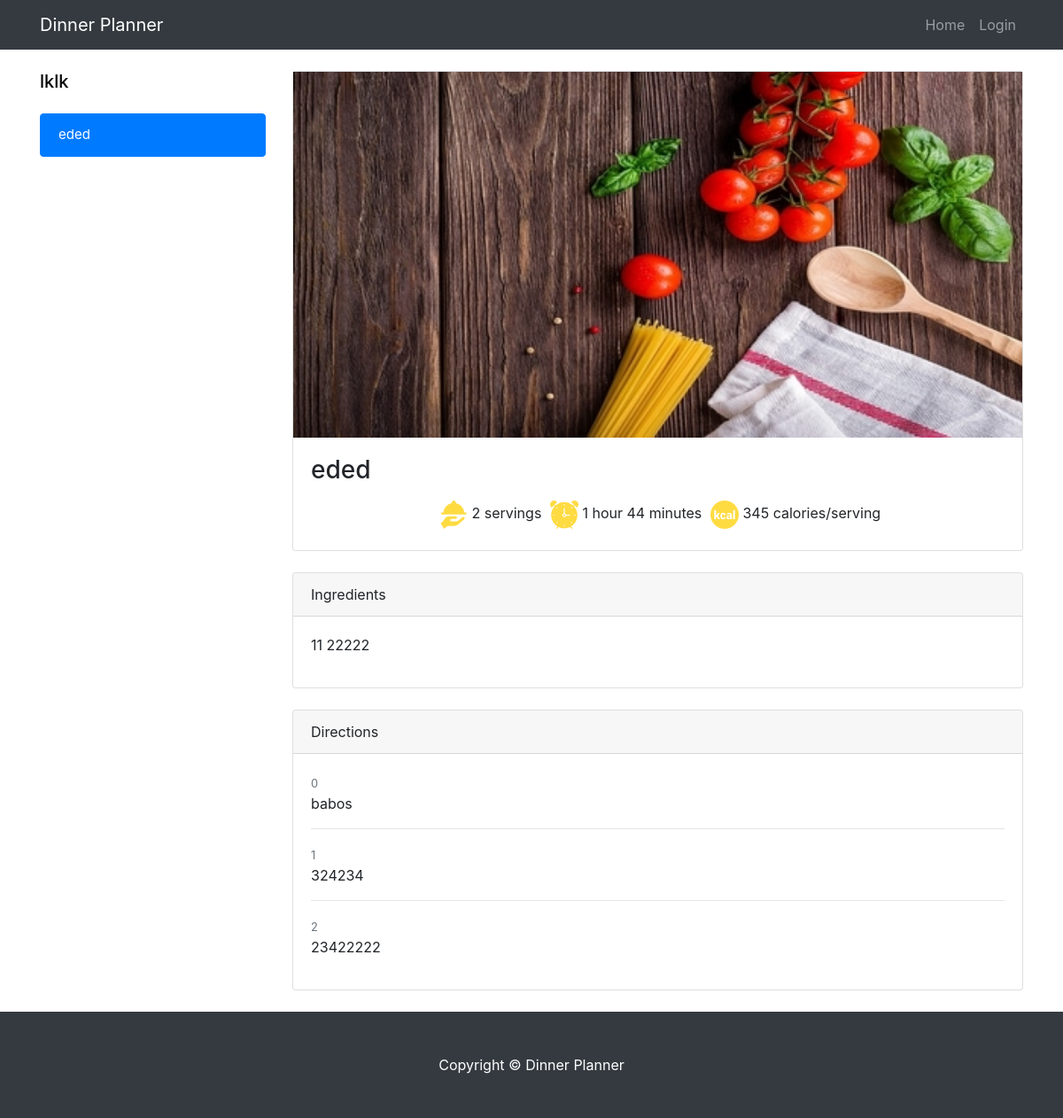
The app's page /recipes/7/64/ with its own data.
### database_setup.py (models this page shows, shortened)
class Category(Base):
    __tablename__ = 'category'
    id = Column(Integer, primary_key = True)
    name = Column(String(80), nullable = False)
    user_id = Column(Integer, ForeignKey('user.id'))
    user = relationship(User)

class Menu(Base):
    __tablename__ = 'menu'
    id = Column(Integer, primary_key = True)
    name = Column(String(80), nullable = False)
    picture = Column(String(250))
    servings = Column(Integer)
    calories = Column(Integer)
    hour = Column(Integer)
    minute = Column(Integer)
    category_id = Column(Integer, ForeignKey('category.id'))
    category = relationship(Category)
    user_id = Column(Integer, ForeignKey('user.id'))
    user = relationship(User)

class Ingredient(Base):
    __tablename__ = 'ingredient'
    id = Column(Integer, primary_key = True)
    amount = Column(String(50))
    description =  Column(String(80))
    menu_id = Column(Integer, ForeignKey('menu.id'))
    menu = relationship(Menu)

class Direction(Base):
    __tablename__ = 'direction'
    id = Column(Integer, primary_key = True)
    direction = Column(String(350))
    menu_id = Column(Integer, ForeignKey('menu.id'))
    menu = relationship(Menu)

### webserver.py (the view)
@app.route('/recipes/<int:category_id>/<int:menu_id>/')
def menuDetails(category_id, menu_id):
    item = session.query(Menu).filter_by(id=menu_id).one()
    menus = session.query(Menu).filter_by(category_id=category_id).all()
    ingredients = session.query(Ingredient).filter_by(menu_id=item.id).first()
    directions = session.query(Direction).filter_by(menu_id=item.id).first()
    creator = getUserInfo(item.user_id)
    category = session.query(Category).filter_by(id=item.category_id).one()
    if directions is not None:
        directions = session.query(Direction).filter_by(menu_id=item.id).all()
    else:
        directions = []
    if ingredients is not None:
        ingredients = session.query(Ingredient).filter_by(menu_id=item.id).all()
    else:
        ingredients = []
    if creator.id == login_session.get('user_id'):
        print "here"
        return render_template('menuDetails.html', category=category, menus=menus, item=item, ingredients=ingredients, directions=directions, user=login_session)
    else:
        return render_template('publicMenuDetails.html', category=category, menus=menus, item=item, ingredients=ingredients, directions=directions, user=login_session)

### webserver.py (called while the page is built)
@app.before_request
def make_session_permanent():
    login_session.permanent = True
    app.permanent_session_lifetime = timedelta(minutes=3)

def getUserInfo(user_id):
    user = session.query(User).filter_by(id=user_id).one()
    return user

### templates/publicMenuDetails.html (shortened to what this page needs)
<!DOCTYPE html>
<html lang="en">
  <head>
    <link href="/static/bootstrap/vendor/bootstrap/css/bootstrap.min.css" rel="stylesheet">
    <link href="/static/bootstrap/css/custom-details.css" rel="stylesheet">
  </head>
  <body>
    <nav class="navbar navbar-expand-lg navbar-dark bg-dark fixed-top">
      <div class="container">
        <a class="navbar-brand" href="{{url_for('recipeList')}}">Dinner Planner</a>
        <div class="collapse navbar-collapse" id="navbarResponsive">
          <ul class="navbar-nav ml-auto">
            <li class="nav-item">
              <a class="nav-link" href="{{url_for('recipeList')}}">Home
              </a>
            <li class="nav-item">
              <a class="nav-link" href="{{url_for('showLogin')}}">Login</a>
            </li>
          </ul>
        </div>
		 </div>
    </nav>
    <div class="container">
      <div class="row">
        <div class="col-lg-3">
          <h5 class="my-4"><a href="{{url_for('menuList', category_id=category.id)}}">{{category.name}}</a></h5>
          <div class="list-group">
            {% for menu in menus %}
              {% if menu.name == item.name %}
            <a href="{{url_for('menuDetails', category_id=menu.category_id, menu_id=menu.id)}}" class="list-group-item active">{{item.name}}</a>
              {% else %}
            <a href="{{url_for('menuDetails', category_id=menu.category_id, menu_id=menu.id)}}" class="list-group-item">{{menu.name}}</a>
              {% endif %}
            {% endfor %}
          </div>
        </div>
        <div class="col-lg-9">
          <div class="card mt-4">
            <img src="{{item.picture}}" onError="this.onerror=null;this.src='/static/images/food_image_alt.jpg';">
            <div class="card-body">
              <h3 class="card-title">{{item.name}}</h3>
              <p class="card-text">
                {% if item.servings: %}
              <span><img src="/static/images/servings.png">{{item.servings}} servings</span>
                {% endif%}
                {% if item.minute: %}
              <span><img src="/static/images/time.png">{{item.hour}} hour {{item.minute}} minutes</span>
                {% endif%}
                {% if item.calories: %}
              <span><img src="/static/images/calories.png">{{item.calories}} calories/serving</span>
                {% endif %}
              </p>
            </div>
          </div>
          <div class="card card-outline-secondary my-4">
            <div class="card-header">
              Ingredients
            </div>
            <div class="card-body">
              	{% for ingredient in ingredients %}
                    {% if ingredient.amount %}
                    <p>{{ingredient.amount}} {{ingredient.description}}</p>
                    {% else %}
                    <p>{{ingredient.description}}</p>
                    {% endif %}
	            {% endfor %}
            </div>
          </div>
          <div class="card card-outline-secondary my-4">
            <div class="card-header">
              Directions
            </div>
            <div class="card-body">
              {% for direction in directions %}
				{% if direction.direction|length > 0 %}
                <small class="text-muted">{{loop.index0}}</small>
                <p>{{direction.direction}}</p>
                {% if directions|length != loop.index %}
                    <hr>
                {% endif %}
				{% endif %}
              {% endfor %}
            </div>
          </div>
        </div>
      </div>
    </div>
    <footer class="py-5 bg-dark">
      <div class="container">
        <p class="m-0 text-center text-white">Copyright &copy; Dinner Planner</p>
      </div>
    </footer>
  </body>
</html>

### records on screen
Category: name "lklk"
Menu: name "eded", servings "2", hour "1", minute "44", calories "345"
Ingredient: amount "11", description "22222"
Direction: direction "babos"
Direction: direction "324234"
Direction: direction "23422222"
